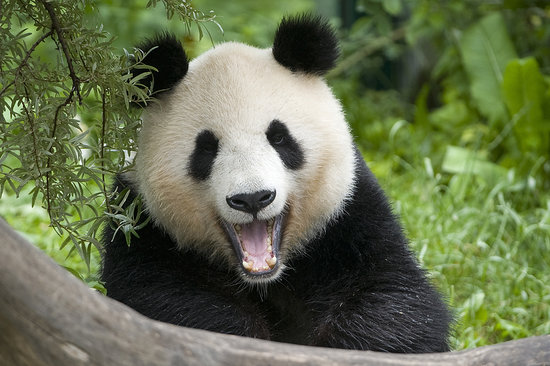
%> input picture tsv/TSV_P7_Ivan_Dominguez/P7imas&code/tiergarten-schonbrunn.jpg, 550 x 366 px
$ octave P7_kmeans_color.m   (GNU Octave 9; MATLAB toolbox functions it lacks are replaced by stand-ins)
%> lines starting %> are read from the running program, lines starting %| are printed output that depends on the picture
### tsv/TSV_P7_Ivan_Dominguez/P7imas&code/calcularEnergia.m
function E = calcularEnergia(img)
img=double(img);
E = sum(img(:).^2);
end

### tsv/TSV_P7_Ivan_Dominguez/P7_kmeans_color.m
%% P7 - Ej Segmentación por kmeans

%% limpiar
clear all;
close all;
clc;

%% inicializar
addpath(genpath('./P7imas&code/'));

ejercicio1="Práctica 7 - Ejercicio kmeans";

gray = false; % cambiar para imagen a color

[img, map] = imread('tiergarten-schonbrunn.jpg');
%> img is the input picture: size 366x550x3 uint8; mean R, G, B 101.4, 111.2, 78.5
%> map = []
if (gray)
    % pasarla a gris [0..1]
    % rgb2gray -> quita dos canales
    % im2double no solo cambia el tipado, también la escala
    img = im2double(rgb2gray(img));
else
    img = im2double(img);
%> img: size 366x550x3 double
end

% --- Reorganizar la imagen en una matriz de (M*N)xC ---
[m, n, c] = size(img);
%> m = 366; n = 550; c = 3
pixels = reshape(img, [m*n, c]);

% --- Elegir el número de clusters ---
K = 4;

% --- Aplicar kmeans ---
rng(1); % para reproducir resultados iguales para cada imagen/ejecución
[idx, C] = kmeans(pixels, K, 'Distance', 'sqeuclidean', 'Replicates', 4);
%> C = [0.533 0.584 0.417; 0.106 0.12 0.0868; 0.801 0.8 0.744; 0.329 0.389 0.199]
% --- Reconstruir la imagen segmentada ---
segmented_pixels = C(idx,:);
segmented_img = reshape(segmented_pixels, [m, n, c]);
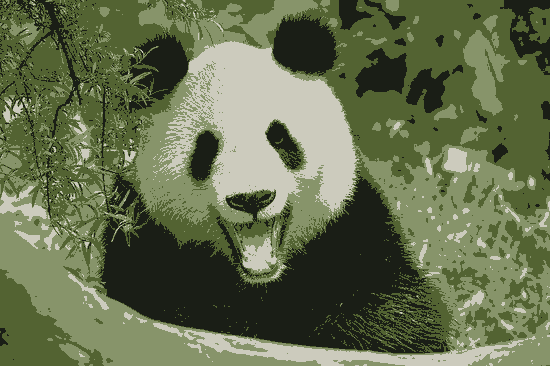
%> segmented_img: size 366x550x3 double; mean R, G, B 0.398, 0.436, 0.308; mean of the top-left, top-right, bottom-left and bottom-right quarters 0.428, 0.366, 0.364, 0.364

% --- Mostrar resultado ---
figure;
subplot (3,2,1)
imshow(img); title('Imagen original');

subplot (3,2,3)
imshow(segmented_img); colorbar; title(sprintf('Imagen segmentada con K = %d\nE=%.5g', K, calcularEnergia(segmented_img)));
%> in calcularEnergia, `E = sum(img(:).^2);`: E = 117788.6
h324=subplot (3,2,4);
imshow(rgb2gray(segmented_img)); colormap(h324,"hsv"); colorbar; title(sprintf('Imagen segmentada con K = %d\nE=%.5g', K, calcularEnergia(rgb2gray(segmented_img))));
%> after `imshow(rgb2gray(segmented_img))`:
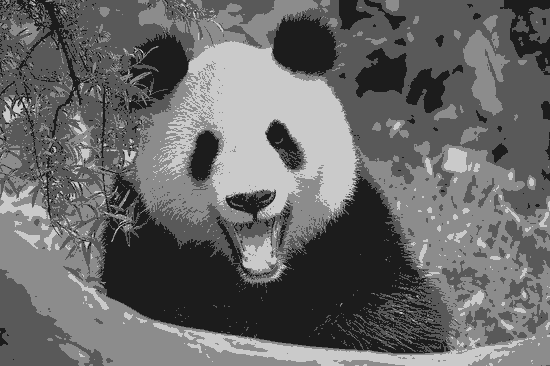
%> displayed picture: size 366x550, on the screen's scale of 0 to 255; min 28, max 202, mean 104.3

subplot (3,2,5)
diff_double=double(img)-segmented_img;
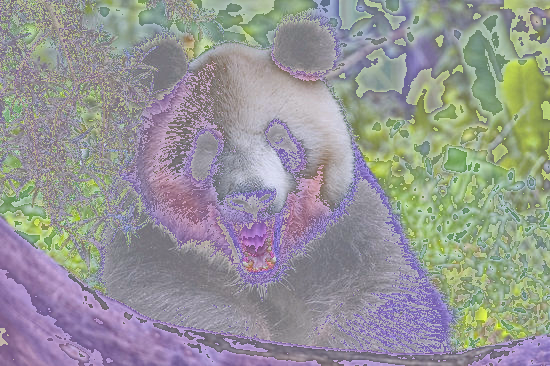
%> diff_double: size 366x550x3 double; mean R, G, B 1.76e-05, 1.66e-05, 1.84e-05; drawn with min black and max white
imshow(diff_double, [-1 1]); colorbar; title(sprintf('Imagen diferencia con K = %d\n[min %.2g, max %.2g]\nE=%.5g', K, -1, 1, calcularEnergia(diff_double)));
%> after `imshow(diff_double, [-1 1])`:
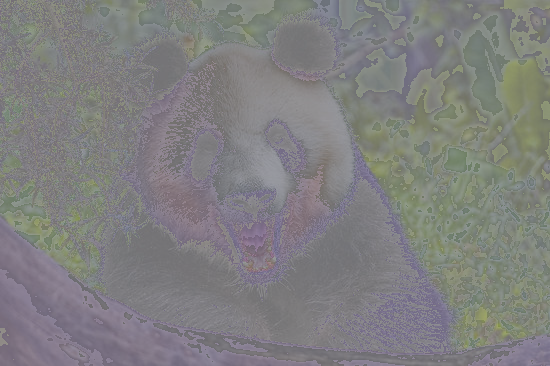
%> displayed picture: size 366x550x3, on the screen's scale of 0 to 255; mean R, G, B 127.7, 127.5, 127.5
subplot (3,2,6)
diff_double=double(img)-segmented_img;
imshow(diff_double, []);  colorbar; title(sprintf('Imagen diferencia con K = %d\n[min %.2g, max %.2g]\nE=%.5g', K, min(diff_double(:)), max(diff_double(:)), calcularEnergia(diff_double)));
%> after `title(sprintf('Imagen diferencia con K = %d\n[min %.2g, max %.2g]\nE=%`:
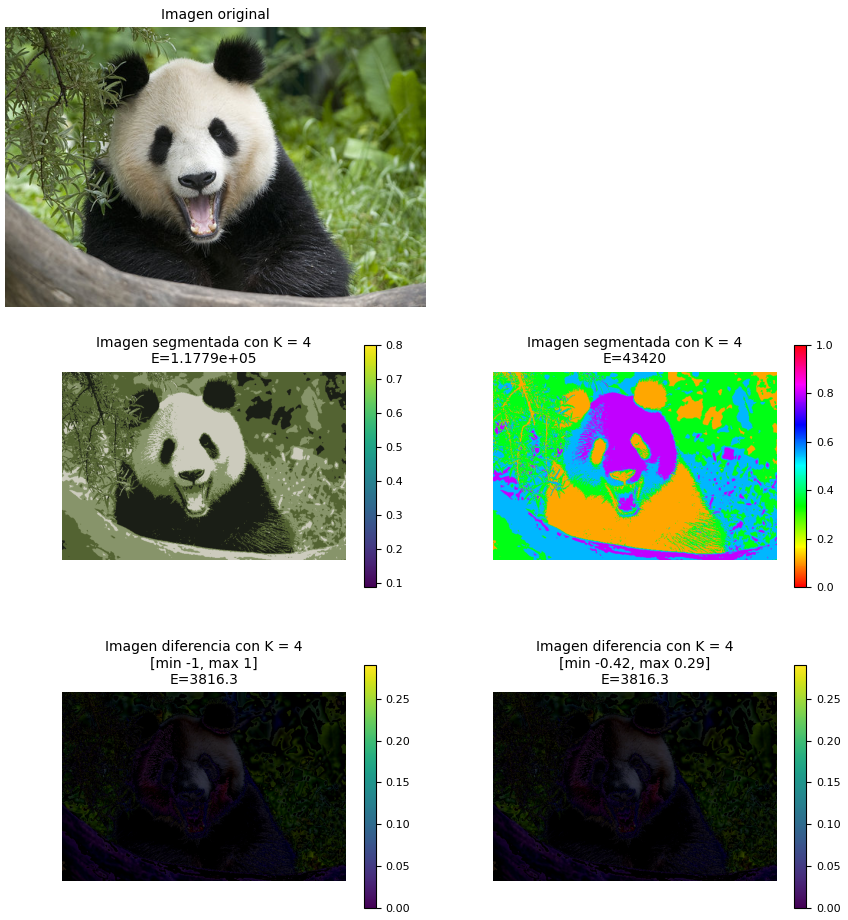
%> figure redrawn from the program's plot data, 5 panels

C  % displays the centroids values

$ run again, with tsv/TSV_P7_Ivan_Dominguez/P7imas&code/couple.jpg copied over tsv/TSV_P7_Ivan_Dominguez/P7imas&code/tiergarten-schonbrunn.jpg
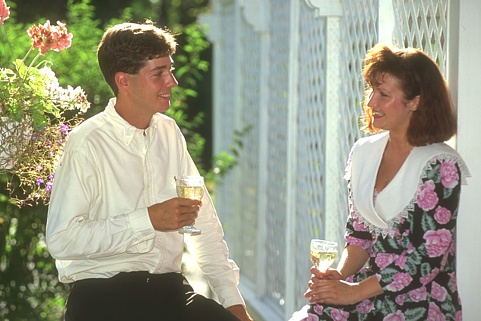
%> input picture tsv/TSV_P7_Ivan_Dominguez/P7imas&code/couple.jpg, 481 x 321 px
%> img is the input picture: size 321x481x3 uint8; mean R, G, B 154.5, 154.6, 134.8
%> map = []
%> `[idx, C] = kmeans(pixels, K, 'Distance', 'sqeuclidean', 'Replicates', ..`: C = [0.855 0.864 0.792; 0.539 0.485 0.334; 0.248 0.243 0.172; 0.658 0.688 0.648]
%> `segmented_img = reshape(segmented_pixels, [m, n, c]);`:
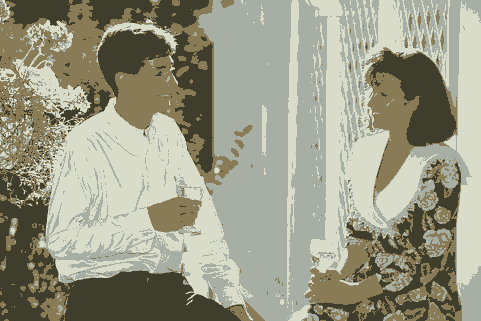
%> segmented_img: size 321x481x3 double; mean R, G, B 0.606, 0.606, 0.529; mean of the top-left, top-right, bottom-left and bottom-right quarters 0.504, 0.654, 0.565, 0.597
%> E = 180495.1
%> `imshow(diff_double, [-1 1])`:
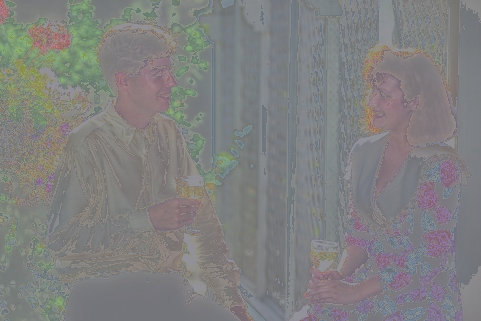
%> displayed picture: size 321x481x3, on the screen's scale of 0 to 255; mean R, G, B 127.5, 127.6, 127.4
